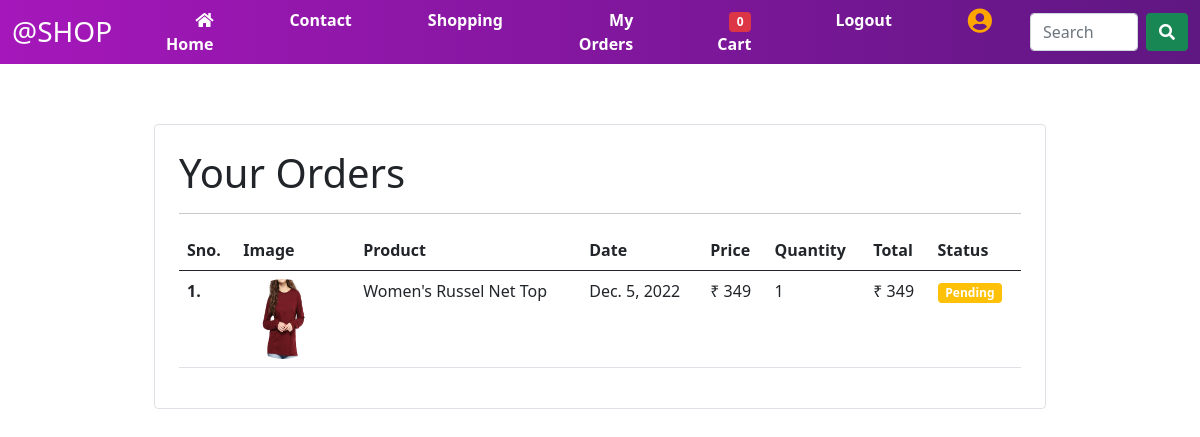
The app's page /myorders/ (signed in) with its own data.
### home/models/checkout.py (models this page shows)
class Checkout(models.Model):
    product=models.ForeignKey(AllProducts,on_delete=models.CASCADE)
    customer=models.ForeignKey(Customer,on_delete=models.CASCADE)
    quantity=models.IntegerField(default=1)
    price=models.IntegerField()
    address=models.CharField(max_length=200,default='',blank=True)
    phone=models.CharField(max_length=50,default='',blank=True)
    date=models.DateField(default=datetime.datetime.today)
    status=models.BooleanField(default=False)
    @staticmethod
    def get_orders_by_customer(customer_id):
        return Checkout.objects.filter(customer=customer_id).order_by('-date')
    @property
    def total_cost(self):
        return self.quantity * self.product.product_price

### home/models/allproducts.py (models this page shows, shortened)
class AllProducts(models.Model):
    product_name=models.CharField(max_length=500)
    category=models.ForeignKey(Category,on_delete=models.CASCADE ,default=1)
    product_price=models.IntegerField()
    product_offer=models.IntegerField()
    product_image=models.ImageField(upload_to='uploads/allproducts/')
    product_brand=models.CharField(max_length=500)
    product_description=models.TextField(default='')
    slug=models.SlugField()

### home/middlewares/auth.py (the view)
    def middleware(request):
        returnUrl=request.META['PATH_INFO']
        if not request.session.get('customer'):
            return redirect(f'/login?return_url={returnUrl}')
        response = get_response(request)
        return response

### home/templatetags/custom_filter.py (called while the page is built)
@register.filter(name='currency')
def currency(number):
    return "₹ "+str(number)

### shopping/views/addtocart.py (called while the page is built)
     def get(self,request):
        total_item=0
        customer=request.session.get('customer')
        if customer:
            total_item=len(Cart.objects.filter(user=customer))
        orders=Checkout.get_orders_by_customer(customer)
        print(orders)
        return render(request,"myorders.html",{'orders':orders,'totalitem':total_item})

### templates/myorders.html (shortened to what this page needs)
{% load static %}
{% load custom_filter %}
<!DOCTYPE html>
<html>
    <head>
        <link rel="stylesheet" type='text/css' href="{% static 'css/style.css' %}">
  <link href="https://cdn.jsdelivr.net/npm/bootstrap@5.0.2/dist/css/bootstrap.min.css" rel="stylesheet">
<link rel="stylesheet" href="https://pro.fontawesome.com/releases/v5.10.0/css/all.css" />
</head>
    <body>
    <section id="nav-bar">
      <nav class="navbar navbar-expand-lg">
        <div class="container-fluid">
          <a class="navbar-brand" alt=""><h3 class="font-effect-neon py-2">@Shop</h3></a>
          <div class="collapse navbar-collapse" id="navbarSupportedContent">
            <ul class="navbar-nav m-auto mb-2 mb-lg-0">
              <li class="nav-item">
                <a class="nav-link active" aria-current="page" href="/home" ><i class="fa fa-home" aria-hidden="true"></i>Home</a>
              </li>
              <li class="nav-item">
                <a class="nav-link" href="/contact">Contact</a>
              </li>
              <li class="nav-item">
                <a class="nav-link" href="/allproducts">Shopping</a>
              </li>
              <li class="nav-item">
                <a class="nav-link" href="/myorders">My Orders</a>
              </li>
              <li class="nav-item mx-2">
                <a href="/cart" class="nav-link text-white"><span class="badge bg-danger">{{totalitem}}</span> Cart </a>
               </li>
              {% if request.session.customer %}
              <li class="nav-item">
                <a class="nav-link" href="/logout">Logout</a>
              </li>
              <li class="nav-item">
                <a class="nav-link" href="#"><i class="fas fa-user-circle" aria-hidden="true"></i></a>
              </li>
              {% endif %}
            </ul>
          <form class="d-flex align-content-center">
            <input class="form-control me-2" type="search" placeholder="Search" aria-label="Search">
            <button class="btn btn-success" type="submit"><i class="fa fa-search" aria-hidden="true"></i></button>
          </form>
          </div>
        </div>
      </nav>
      </section>
    </body>
</html>
<div style="padding:100px" class="container">
    <div class="border rounded p-4 m-4">
     <p class="display-6 pl-4 ml-4 text-dark fw-normal" > Your Orders</p>
     <hr>
        <table class="table">
            <thead>
                <tr >
                    <th class="text-dark fw-bold" >Sno.</th>
                    <th class="text-dark fw-bold" >Image</th>
                    <th class="text-dark fw-bold">Product</th>
                    <th class="text-dark fw-bold" >Date</th>
                    <th class="text-dark fw-bold" >Price</th>
                    <th class="text-dark fw-bold" >Quantity</th>
                    <th class="text-dark fw-bold" >Total</th>
                    <th class="text-dark fw-bold" >Status</th>
                </tr>
            </thead>
            <tbody>
                {% for order in orders %}
                <tr>
                    <td class="text-dark fw-bold" >{{forloop.counter}}.</td>
                    <td><img style="height:80px" class="rounded-circle" src="{{order.product.product_image.url}}"  alt=""></td>
                    <td>{{order.product.product_name}}</td>
                    <td>{{order.date}}</td>
                    <td>{{order.price|currency}}</td>
                    <td>{{order.quantity}}</td>
                    <td>{{order.total_cost|currency}}</td>
                    {% if order.status %}
                    <td><small class="badge bg-success">Completed</small></td>
                    {% else %}
                    <td><small class="badge bg-warning">Pending</small></td>
                    {% endif %}
                </tr>
                {% endfor %}
            </tbody>
    </div>
  </div>

### static/css/style.css (style rules this page uses)
* { margin:0; padding:0; }
body { font-family:sans-serif; }
#nav-bar { position:fixed; top:0; z-index: 1; width:100%; }
.navbar { background-image:linear-gradient(to right ,#a517ba,#5f1782); padding: 0 !important; }
.navbar-brand { color:white; text-transform: uppercase; font-style:normal; float:left; text-decoration: none; height:60px; }
.navbar-nav li { padding:0 30px; }
.navbar-nav li a { color:white !important; font-weight:bold !important; text-align:right !important; }
.nav-item .fa-user-circle { font-size: 25px !important; }
.product-bottom .fa , .fas { color:orange; font-size:10px; }
table { width:100%; border-collapse:collapse; }
th { text-align:left; padding:5px; color:#fff; background:purple; font-weight: normal; }
td { padding:10px 5px; }
td img { width:80px; height:80px; margin-right:10px; }
.form-control { background-color: thistle; color:white; font-weight: bold; border:none; outline:none; }

### records on screen
Checkout: product.product_image (picture), product.product_name "Women's Russel Net Top", date "Dec. 5, 2022", price "₹ 349", quantity "1", total_cost "₹ 349", status "Pending"

### other values on screen
{{ totalitem }} "0"
